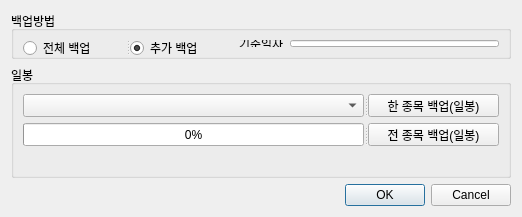
<?xml version="1.0" encoding="UTF-8"?>
<ui version="4.0">
 <class>Dialog</class>
 <widget class="QDialog" name="Dialog">
  <property name="geometry">
   <rect>
    <x>0</x>
    <y>0</y>
    <width>522</width>
    <height>205</height>
   </rect>
  </property>
  <property name="windowTitle">
   <string>일별가격정보 백업</string>
  </property>
  <layout class="QGridLayout" name="gridLayout_4">
   <item row="2" column="0">
    <widget class="QDialogButtonBox" name="buttonBox">
     <property name="orientation">
      <enum>Qt::Horizontal</enum>
     </property>
     <property name="standardButtons">
      <set>QDialogButtonBox::Cancel|QDialogButtonBox::Ok</set>
     </property>
    </widget>
   </item>
   <item row="1" column="0">
    <widget class="QGroupBox" name="groupBox">
     <property name="title">
      <string>일봉</string>
     </property>
     <layout class="QGridLayout" name="gridLayout">
      <item row="0" column="0">
       <widget class="QSplitter" name="splitter_2">
        <property name="orientation">
         <enum>Qt::Horizontal</enum>
        </property>
        <widget class="QComboBox" name="comboBox"/>
        <widget class="QPushButton" name="pushButton">
         <property name="minimumSize">
          <size>
           <width>131</width>
           <height>23</height>
          </size>
         </property>
         <property name="maximumSize">
          <size>
           <width>131</width>
           <height>23</height>
          </size>
         </property>
         <property name="text">
          <string>한 종목 백업(일봉)</string>
         </property>
        </widget>
       </widget>
      </item>
      <item row="1" column="0">
       <widget class="QSplitter" name="splitter_3">
        <property name="orientation">
         <enum>Qt::Horizontal</enum>
        </property>
        <widget class="QProgressBar" name="progressBar">
         <property name="value">
          <number>0</number>
         </property>
        </widget>
        <widget class="QPushButton" name="pushButton_2">
         <property name="minimumSize">
          <size>
           <width>131</width>
           <height>23</height>
          </size>
         </property>
         <property name="maximumSize">
          <size>
           <width>131</width>
           <height>23</height>
          </size>
         </property>
         <property name="text">
          <string>전 종목 백업(일봉)</string>
         </property>
        </widget>
       </widget>
      </item>
      <item row="2" column="0">
       <widget class="QLabel" name="label_codename">
        <property name="text">
         <string/>
        </property>
       </widget>
      </item>
     </layout>
    </widget>
   </item>
   <item row="0" column="0">
    <widget class="QGroupBox" name="groupBox_3">
     <property name="minimumSize">
      <size>
       <width>0</width>
       <height>48</height>
      </size>
     </property>
     <property name="maximumSize">
      <size>
       <width>16777215</width>
       <height>48</height>
      </size>
     </property>
     <property name="title">
      <string>백업방법</string>
     </property>
     <layout class="QGridLayout" name="gridLayout_3">
      <item row="0" column="0">
       <widget class="QSplitter" name="splitter">
        <property name="minimumSize">
         <size>
          <width>150</width>
          <height>16</height>
         </size>
        </property>
        <property name="maximumSize">
         <size>
          <width>16777215</width>
          <height>16777215</height>
         </size>
        </property>
        <property name="orientation">
         <enum>Qt::Horizontal</enum>
        </property>
        <widget class="QRadioButton" name="radioButton_all">
         <property name="text">
          <string>전체 백업</string>
         </property>
        </widget>
        <widget class="QRadioButton" name="radioButton_inc">
         <property name="text">
          <string>추가 백업</string>
         </property>
         <property name="checked">
          <bool>true</bool>
         </property>
        </widget>
       </widget>
      </item>
      <item row="0" column="1">
       <widget class="QLabel" name="label">
        <property name="text">
         <string>기준일자</string>
        </property>
       </widget>
      </item>
      <item row="0" column="2">
       <widget class="QLineEdit" name="lineEdit_date"/>
      </item>
     </layout>
    </widget>
   </item>
  </layout>
 </widget>
 <resources/>
 <connections>
  <connection>
   <sender>buttonBox</sender>
   <signal>accepted()</signal>
   <receiver>Dialog</receiver>
   <slot>accept()</slot>
   <hints>
    <hint type="sourcelabel">
     <x>257</x>
     <y>175</y>
    </hint>
    <hint type="destinationlabel">
     <x>157</x>
     <y>184</y>
    </hint>
   </hints>
  </connection>
  <connection>
   <sender>buttonBox</sender>
   <signal>rejected()</signal>
   <receiver>Dialog</receiver>
   <slot>reject()</slot>
   <hints>
    <hint type="sourcelabel">
     <x>325</x>
     <y>175</y>
    </hint>
    <hint type="destinationlabel">
     <x>286</x>
     <y>184</y>
    </hint>
   </hints>
  </connection>
  <connection>
   <sender>pushButton</sender>
   <signal>clicked()</signal>
   <receiver>Dialog</receiver>
   <slot>Backup_One()</slot>
   <hints>
    <hint type="sourcelabel">
     <x>486</x>
     <y>99</y>
    </hint>
    <hint type="destinationlabel">
     <x>362</x>
     <y>-13</y>
    </hint>
   </hints>
  </connection>
  <connection>
   <sender>pushButton_2</sender>
   <signal>clicked()</signal>
   <receiver>Dialog</receiver>
   <slot>Backup_All()</slot>
   <hints>
    <hint type="sourcelabel">
     <x>532</x>
     <y>121</y>
    </hint>
    <hint type="destinationlabel">
     <x>486</x>
     <y>-18</y>
    </hint>
   </hints>
  </connection>
 </connections>
 <slots>
  <slot>Backup_One()</slot>
  <slot>Backup_All()</slot>
 </slots>
</ui>
